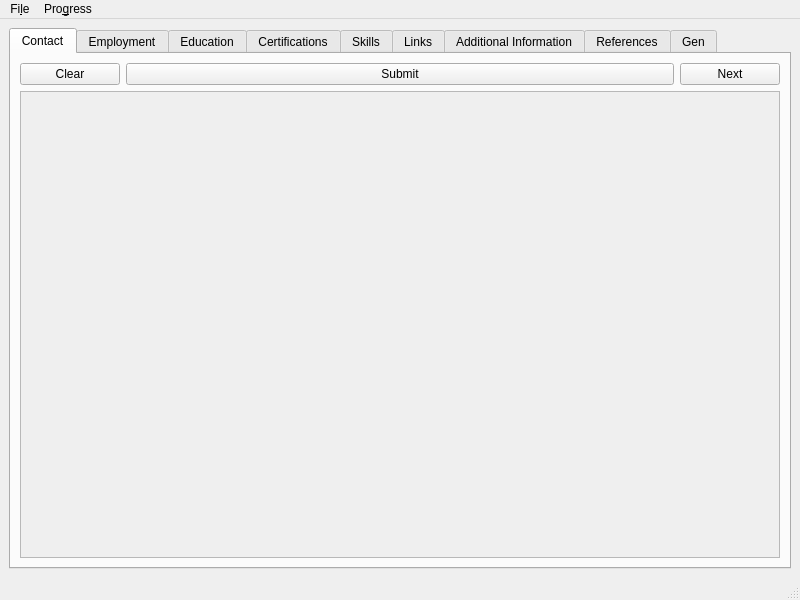
<?xml version="1.0" encoding="UTF-8"?>
<ui version="4.0">
 <class>MainWindow</class>
 <widget class="QMainWindow" name="MainWindow">
  <property name="geometry">
   <rect>
    <x>0</x>
    <y>0</y>
    <width>800</width>
    <height>600</height>
   </rect>
  </property>
  <property name="windowTitle">
   <string>ResumeBuilder</string>
  </property>
  <widget class="QWidget" name="centralwidget">
   <layout class="QGridLayout" name="gridLayout_3">
    <item row="0" column="0">
     <layout class="QGridLayout" name="gridLayout_5">
      <item row="0" column="0">
       <widget class="QTabWidget" name="tabWidget">
        <property name="currentIndex">
         <number>0</number>
        </property>
        <widget class="QWidget" name="contact_tab">
         <attribute name="title">
          <string>Contact</string>
         </attribute>
         <layout class="QGridLayout" name="gridLayout_6">
          <item row="1" column="0">
           <layout class="QGridLayout" name="gridLayout_4">
            <item row="0" column="0">
             <widget class="QScrollArea" name="scrollArea">
              <property name="widgetResizable">
               <bool>true</bool>
              </property>
              <widget class="QWidget" name="scrollAreaWidgetContents_2">
               <property name="geometry">
                <rect>
                 <x>0</x>
                 <y>0</y>
                 <width>752</width>
                 <height>441</height>
                </rect>
               </property>
               <layout class="QGridLayout" name="gridLayout_7">
                <item row="0" column="0">
                 <layout class="QGridLayout" name="gridLayout"/>
                </item>
               </layout>
              </widget>
             </widget>
            </item>
           </layout>
          </item>
          <item row="0" column="0">
           <layout class="QGridLayout" name="gridLayout_40">
            <item row="0" column="0">
             <widget class="QPushButton" name="pushButton_2">
              <property name="sizePolicy">
               <sizepolicy hsizetype="Maximum" vsizetype="Fixed">
                <horstretch>0</horstretch>
                <verstretch>0</verstretch>
               </sizepolicy>
              </property>
              <property name="maximumSize">
               <size>
                <width>100</width>
                <height>16777215</height>
               </size>
              </property>
              <property name="text">
               <string>Clear</string>
              </property>
             </widget>
            </item>
            <item row="0" column="1">
             <widget class="QPushButton" name="pushButton_7">
              <property name="text">
               <string>Submit</string>
              </property>
             </widget>
            </item>
            <item row="0" column="2">
             <widget class="QPushButton" name="pushButton">
              <property name="sizePolicy">
               <sizepolicy hsizetype="Maximum" vsizetype="Fixed">
                <horstretch>0</horstretch>
                <verstretch>0</verstretch>
               </sizepolicy>
              </property>
              <property name="maximumSize">
               <size>
                <width>100</width>
                <height>16777215</height>
               </size>
              </property>
              <property name="text">
               <string>Next</string>
              </property>
             </widget>
            </item>
           </layout>
          </item>
         </layout>
        </widget>
        <widget class="QWidget" name="employment_tab">
         <property name="minimumSize">
          <size>
           <width>0</width>
           <height>0</height>
          </size>
         </property>
         <attribute name="title">
          <string>Employment</string>
         </attribute>
         <layout class="QGridLayout" name="gridLayout_8">
          <item row="1" column="0">
           <layout class="QGridLayout" name="gridLayout_2">
            <item row="0" column="0">
             <widget class="QScrollArea" name="scrollArea_2">
              <property name="minimumSize">
               <size>
                <width>0</width>
                <height>0</height>
               </size>
              </property>
              <property name="widgetResizable">
               <bool>true</bool>
              </property>
              <widget class="QWidget" name="scrollAreaWidgetContents">
               <property name="geometry">
                <rect>
                 <x>0</x>
                 <y>0</y>
                 <width>752</width>
                 <height>441</height>
                </rect>
               </property>
               <property name="minimumSize">
                <size>
                 <width>0</width>
                 <height>0</height>
                </size>
               </property>
               <layout class="QGridLayout" name="gridLayout_10">
                <item row="0" column="0">
                 <layout class="QGridLayout" name="gridLayout_9"/>
                </item>
               </layout>
              </widget>
             </widget>
            </item>
           </layout>
          </item>
          <item row="0" column="0">
           <layout class="QGridLayout" name="gridLayout_36">
            <item row="0" column="1">
             <widget class="QPushButton" name="pushButton_3">
              <property name="text">
               <string>New</string>
              </property>
             </widget>
            </item>
            <item row="0" column="0">
             <widget class="QPushButton" name="pushButton_5">
              <property name="text">
               <string>Previous</string>
              </property>
             </widget>
            </item>
            <item row="0" column="2">
             <widget class="QPushButton" name="pushButton_6">
              <property name="text">
               <string>Submit</string>
              </property>
             </widget>
            </item>
            <item row="0" column="3">
             <widget class="QPushButton" name="pushButton_4">
              <property name="text">
               <string>Next</string>
              </property>
             </widget>
            </item>
           </layout>
          </item>
         </layout>
        </widget>
        <widget class="QWidget" name="education_tab">
         <attribute name="title">
          <string>Education</string>
         </attribute>
         <layout class="QGridLayout" name="gridLayout_12">
          <item row="1" column="0">
           <layout class="QGridLayout" name="gridLayout_11">
            <item row="0" column="0">
             <widget class="QScrollArea" name="scrollArea_3">
              <property name="widgetResizable">
               <bool>true</bool>
              </property>
              <widget class="QWidget" name="scrollAreaWidgetContents_3">
               <property name="geometry">
                <rect>
                 <x>0</x>
                 <y>0</y>
                 <width>752</width>
                 <height>441</height>
                </rect>
               </property>
               <layout class="QGridLayout" name="gridLayout_14">
                <item row="0" column="0">
                 <layout class="QGridLayout" name="gridLayout_13"/>
                </item>
               </layout>
              </widget>
             </widget>
            </item>
           </layout>
          </item>
          <item row="0" column="0">
           <layout class="QGridLayout" name="gridLayout_35">
            <item row="0" column="0">
             <widget class="QPushButton" name="pushButton_8">
              <property name="text">
               <string>Previous</string>
              </property>
             </widget>
            </item>
            <item row="0" column="2">
             <widget class="QPushButton" name="pushButton_10">
              <property name="text">
               <string>Submit</string>
              </property>
             </widget>
            </item>
            <item row="0" column="1">
             <widget class="QPushButton" name="pushButton_9">
              <property name="text">
               <string>New</string>
              </property>
             </widget>
            </item>
            <item row="0" column="3">
             <widget class="QPushButton" name="pushButton_11">
              <property name="text">
               <string>Next</string>
              </property>
             </widget>
            </item>
           </layout>
          </item>
         </layout>
        </widget>
        <widget class="QWidget" name="cert_tab">
         <attribute name="title">
          <string>Certifications</string>
         </attribute>
         <layout class="QGridLayout" name="gridLayout_16">
          <item row="1" column="0">
           <layout class="QGridLayout" name="gridLayout_15">
            <item row="0" column="0">
             <widget class="QScrollArea" name="scrollArea_4">
              <property name="widgetResizable">
               <bool>true</bool>
              </property>
              <widget class="QWidget" name="scrollAreaWidgetContents_4">
               <property name="geometry">
                <rect>
                 <x>0</x>
                 <y>0</y>
                 <width>752</width>
                 <height>441</height>
                </rect>
               </property>
               <layout class="QGridLayout" name="gridLayout_18">
                <item row="0" column="0">
                 <layout class="QGridLayout" name="gridLayout_17"/>
                </item>
               </layout>
              </widget>
             </widget>
            </item>
           </layout>
          </item>
          <item row="0" column="0">
           <layout class="QGridLayout" name="gridLayout_34">
            <item row="0" column="0">
             <widget class="QPushButton" name="pushButton_12">
              <property name="text">
               <string>Previous</string>
              </property>
             </widget>
            </item>
            <item row="0" column="1">
             <widget class="QPushButton" name="pushButton_13">
              <property name="text">
               <string>New</string>
              </property>
             </widget>
            </item>
            <item row="0" column="2">
             <widget class="QPushButton" name="pushButton_14">
              <property name="text">
               <string>Submit</string>
              </property>
             </widget>
            </item>
            <item row="0" column="3">
             <widget class="QPushButton" name="pushButton_15">
              <property name="text">
               <string>Next</string>
              </property>
             </widget>
            </item>
           </layout>
          </item>
         </layout>
        </widget>
        <widget class="QWidget" name="skills_tab">
         <attribute name="title">
          <string>Skills</string>
         </attribute>
         <layout class="QGridLayout" name="gridLayout_20">
          <item row="1" column="0">
           <layout class="QGridLayout" name="gridLayout_19">
            <item row="0" column="0">
             <widget class="QScrollArea" name="scrollArea_5">
              <property name="widgetResizable">
               <bool>true</bool>
              </property>
              <widget class="QWidget" name="scrollAreaWidgetContents_5">
               <property name="geometry">
                <rect>
                 <x>0</x>
                 <y>0</y>
                 <width>752</width>
                 <height>441</height>
                </rect>
               </property>
               <layout class="QGridLayout" name="gridLayout_22">
                <item row="0" column="0">
                 <layout class="QGridLayout" name="gridLayout_21"/>
                </item>
               </layout>
              </widget>
             </widget>
            </item>
           </layout>
          </item>
          <item row="0" column="0">
           <layout class="QGridLayout" name="gridLayout_37">
            <item row="0" column="1">
             <widget class="QPushButton" name="pushButton_17">
              <property name="text">
               <string>New</string>
              </property>
             </widget>
            </item>
            <item row="0" column="0">
             <widget class="QPushButton" name="pushButton_16">
              <property name="text">
               <string>Previous</string>
              </property>
             </widget>
            </item>
            <item row="0" column="2">
             <widget class="QPushButton" name="pushButton_18">
              <property name="text">
               <string>Submit</string>
              </property>
             </widget>
            </item>
            <item row="0" column="3">
             <widget class="QPushButton" name="pushButton_19">
              <property name="text">
               <string>Next</string>
              </property>
             </widget>
            </item>
           </layout>
          </item>
         </layout>
        </widget>
        <widget class="QWidget" name="links_tab">
         <attribute name="title">
          <string>Links</string>
         </attribute>
         <layout class="QGridLayout" name="gridLayout_32">
          <item row="1" column="0">
           <layout class="QGridLayout" name="gridLayout_31">
            <item row="0" column="0">
             <widget class="QScrollArea" name="scrollArea_8">
              <property name="widgetResizable">
               <bool>true</bool>
              </property>
              <widget class="QWidget" name="scrollAreaWidgetContents_8">
               <property name="geometry">
                <rect>
                 <x>0</x>
                 <y>0</y>
                 <width>752</width>
                 <height>441</height>
                </rect>
               </property>
               <layout class="QGridLayout" name="gridLayout_41">
                <item row="0" column="0">
                 <layout class="QGridLayout" name="gridLayout_33"/>
                </item>
               </layout>
              </widget>
             </widget>
            </item>
           </layout>
          </item>
          <item row="0" column="0">
           <layout class="QGridLayout" name="gridLayout_42">
            <item row="0" column="0">
             <widget class="QPushButton" name="pushButton_29">
              <property name="text">
               <string>Previous</string>
              </property>
             </widget>
            </item>
            <item row="0" column="1">
             <widget class="QPushButton" name="pushButton_30">
              <property name="text">
               <string>New</string>
              </property>
             </widget>
            </item>
            <item row="0" column="2">
             <widget class="QPushButton" name="pushButton_31">
              <property name="text">
               <string>Submit</string>
              </property>
             </widget>
            </item>
            <item row="0" column="3">
             <widget class="QPushButton" name="pushButton_32">
              <property name="text">
               <string>Next</string>
              </property>
             </widget>
            </item>
           </layout>
          </item>
         </layout>
        </widget>
        <widget class="QWidget" name="additional_info_tab">
         <attribute name="title">
          <string>Additional Information</string>
         </attribute>
         <layout class="QGridLayout" name="gridLayout_24">
          <item row="1" column="0">
           <layout class="QGridLayout" name="gridLayout_23">
            <item row="0" column="0">
             <widget class="QScrollArea" name="scrollArea_6">
              <property name="widgetResizable">
               <bool>true</bool>
              </property>
              <widget class="QWidget" name="scrollAreaWidgetContents_6">
               <property name="geometry">
                <rect>
                 <x>0</x>
                 <y>0</y>
                 <width>752</width>
                 <height>441</height>
                </rect>
               </property>
               <layout class="QGridLayout" name="gridLayout_26">
                <item row="0" column="0">
                 <layout class="QGridLayout" name="gridLayout_25"/>
                </item>
               </layout>
              </widget>
             </widget>
            </item>
           </layout>
          </item>
          <item row="0" column="0">
           <layout class="QGridLayout" name="gridLayout_38">
            <item row="0" column="2">
             <widget class="QPushButton" name="pushButton_22">
              <property name="text">
               <string>Submit</string>
              </property>
             </widget>
            </item>
            <item row="0" column="1">
             <widget class="QPushButton" name="pushButton_21">
              <property name="text">
               <string>New</string>
              </property>
             </widget>
            </item>
            <item row="0" column="0">
             <widget class="QPushButton" name="pushButton_20">
              <property name="text">
               <string>Previous</string>
              </property>
             </widget>
            </item>
            <item row="0" column="3">
             <widget class="QPushButton" name="pushButton_23">
              <property name="text">
               <string>Next</string>
              </property>
             </widget>
            </item>
           </layout>
          </item>
         </layout>
        </widget>
        <widget class="QWidget" name="references_tab">
         <attribute name="title">
          <string>References</string>
         </attribute>
         <layout class="QGridLayout" name="gridLayout_28">
          <item row="1" column="0">
           <layout class="QGridLayout" name="gridLayout_27">
            <item row="0" column="0">
             <widget class="QScrollArea" name="scrollArea_7">
              <property name="widgetResizable">
               <bool>true</bool>
              </property>
              <widget class="QWidget" name="scrollAreaWidgetContents_7">
               <property name="geometry">
                <rect>
                 <x>0</x>
                 <y>0</y>
                 <width>752</width>
                 <height>441</height>
                </rect>
               </property>
               <layout class="QGridLayout" name="gridLayout_30">
                <item row="0" column="0">
                 <layout class="QGridLayout" name="gridLayout_29"/>
                </item>
               </layout>
              </widget>
             </widget>
            </item>
           </layout>
          </item>
          <item row="0" column="0">
           <layout class="QGridLayout" name="gridLayout_39">
            <item row="0" column="2">
             <widget class="QPushButton" name="pushButton_26">
              <property name="text">
               <string>Submit</string>
              </property>
             </widget>
            </item>
            <item row="0" column="1">
             <widget class="QPushButton" name="pushButton_25">
              <property name="text">
               <string>New</string>
              </property>
             </widget>
            </item>
            <item row="0" column="0">
             <widget class="QPushButton" name="pushButton_24">
              <property name="text">
               <string>Previous</string>
              </property>
             </widget>
            </item>
            <item row="0" column="3">
             <widget class="QPushButton" name="pushButton_27">
              <property name="text">
               <string>Next</string>
              </property>
             </widget>
            </item>
           </layout>
          </item>
         </layout>
        </widget>
        <widget class="QWidget" name="gen_tab">
         <attribute name="title">
          <string>Gen</string>
         </attribute>
         <layout class="QGridLayout" name="gridLayout_44">
          <item row="1" column="1">
           <layout class="QGridLayout" name="gridLayout_43">
            <item row="0" column="1">
             <spacer name="verticalSpacer">
              <property name="orientation">
               <enum>Qt::Vertical</enum>
              </property>
              <property name="sizeHint" stdset="0">
               <size>
                <width>20</width>
                <height>40</height>
               </size>
              </property>
             </spacer>
            </item>
            <item row="1" column="2">
             <widget class="QPushButton" name="pushButton_28">
              <property name="maximumSize">
               <size>
                <width>200</width>
                <height>16777215</height>
               </size>
              </property>
              <property name="text">
               <string>Generate XML - References</string>
              </property>
             </widget>
            </item>
            <item row="1" column="3">
             <widget class="QPushButton" name="pushButton_37">
              <property name="maximumSize">
               <size>
                <width>200</width>
                <height>16777215</height>
               </size>
              </property>
              <property name="text">
               <string>Generate XML - Resume</string>
              </property>
             </widget>
            </item>
            <item row="1" column="1">
             <widget class="QPushButton" name="pushButton_33">
              <property name="sizePolicy">
               <sizepolicy hsizetype="Minimum" vsizetype="Fixed">
                <horstretch>0</horstretch>
                <verstretch>0</verstretch>
               </sizepolicy>
              </property>
              <property name="maximumSize">
               <size>
                <width>150</width>
                <height>16777215</height>
               </size>
              </property>
              <property name="text">
               <string>Generate JSON</string>
              </property>
             </widget>
            </item>
            <item row="2" column="2">
             <widget class="QPushButton" name="pushButton_35">
              <property name="text">
               <string>Generate PDF - References</string>
              </property>
             </widget>
            </item>
            <item row="2" column="3">
             <widget class="QPushButton" name="pushButton_34">
              <property name="maximumSize">
               <size>
                <width>200</width>
                <height>16777215</height>
               </size>
              </property>
              <property name="text">
               <string>Generate PDF - Resume</string>
              </property>
             </widget>
            </item>
            <item row="2" column="1">
             <widget class="QPushButton" name="pushButton_38">
              <property name="text">
               <string>Exit</string>
              </property>
             </widget>
            </item>
           </layout>
          </item>
          <item row="0" column="1">
           <layout class="QGridLayout" name="gridLayout_45">
            <item row="0" column="0">
             <widget class="QPushButton" name="pushButton_36">
              <property name="maximumSize">
               <size>
                <width>150</width>
                <height>16777215</height>
               </size>
              </property>
              <property name="text">
               <string>Previous</string>
              </property>
             </widget>
            </item>
            <item row="0" column="1">
             <widget class="QLineEdit" name="save"/>
            </item>
           </layout>
          </item>
         </layout>
        </widget>
       </widget>
      </item>
     </layout>
    </item>
   </layout>
  </widget>
  <widget class="QMenuBar" name="menubar">
   <property name="geometry">
    <rect>
     <x>0</x>
     <y>0</y>
     <width>800</width>
     <height>26</height>
    </rect>
   </property>
   <widget class="QMenu" name="menuFile">
    <property name="title">
     <string>Fi&amp;le</string>
    </property>
    <addaction name="actionExit"/>
   </widget>
   <widget class="QMenu" name="menuProgress">
    <property name="title">
     <string>Pro&amp;gress</string>
    </property>
    <addaction name="actionPrevious"/>
    <addaction name="actionNext"/>
   </widget>
   <addaction name="menuFile"/>
   <addaction name="menuProgress"/>
  </widget>
  <widget class="QStatusBar" name="statusbar"/>
  <action name="actionExit">
   <property name="text">
    <string>&amp;Exit</string>
   </property>
   <property name="shortcut">
    <string>Ctrl+Q</string>
   </property>
  </action>
  <action name="actionPrevious">
   <property name="text">
    <string>&amp;Previous</string>
   </property>
   <property name="shortcut">
    <string>Alt+P</string>
   </property>
  </action>
  <action name="actionNext">
   <property name="text">
    <string>&amp;Next</string>
   </property>
   <property name="shortcut">
    <string>Alt+N</string>
   </property>
  </action>
 </widget>
 <resources/>
 <connections/>
</ui>
